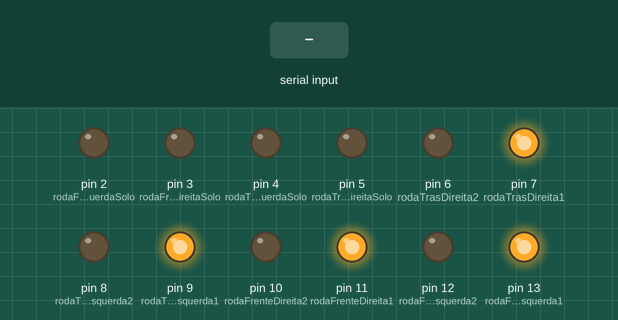
This sketch was run on a simulated Arduino Uno, built with avr-gcc and run on an emulated ATmega328P. On the bench: output pins drawn as LEDs (lit = HIGH). The test bench sets the inputs (shaded band).

Above: at 1.2 s.
1.3 s: "back" received over Serial
At 3.5 s:
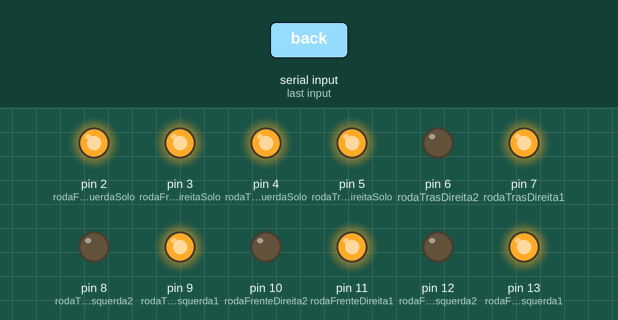
3.8 s: "righ" received over Serial
At 5.8 s:
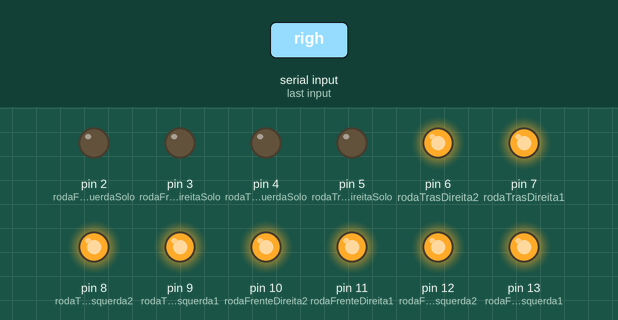
6.8 s: "left" received over Serial
At 8.2 s:
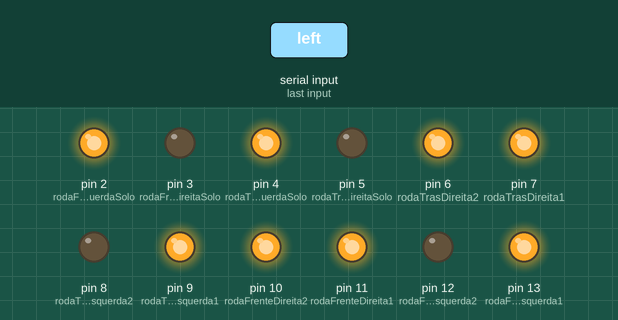
Timing chart, 0 to 9.8 s (numbered marks = the images above; inputs shaded):
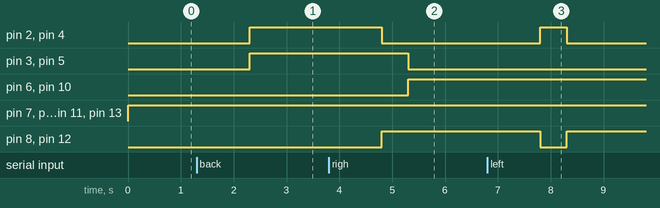

Measured:
- after the input at 1.3 s, pin 2 (rodaFrenteEsquerdaSolo), pin 3 (rodaFrenteDireitaSolo), pin 4 (rodaTrasEsquerdaSolo), pin 5 (rodaTrasDireitaSolo): LOW → HIGH after 1.0 s
- after the input at 3.8 s, pin 2 (rodaFrenteEsquerdaSolo), pin 4 (rodaTrasEsquerdaSolo): HIGH → LOW after 1.0 s; pin 3 (rodaFrenteDireitaSolo), pin 5 (rodaTrasDireitaSolo): HIGH → LOW after 1.5 s; pin 6 (rodaTrasDireita2), pin 10 (rodaFrenteDireita2): LOW → HIGH after 1.5 s; pin 8 (rodaTrasEsquerda2), pin 12 (rodaFrenteEsquerda2): LOW → HIGH after 1.0 s
- after the input at 6.8 s, pin 2 (rodaFrenteEsquerdaSolo), pin 4 (rodaTrasEsquerdaSolo): LOW → HIGH after 1.0 s, → LOW 0.50 s later; pin 8 (rodaTrasEsquerda2), pin 12 (rodaFrenteEsquerda2): HIGH → LOW after 1.0 s, → HIGH 0.50 s later

The sketch:

ReceiveCommand.ino
```cpp
int rodaFrenteEsquerda1 = 13;
int rodaFrenteEsquerda2 = 12;
int rodaFrenteEsquerdaSolo = 2;

int rodaFrenteDireita1 = 11;
int rodaFrenteDireita2 = 10;
int rodaFrenteDireitaSolo = 3;

int rodaTrasEsquerda1 = 9;
int rodaTrasEsquerda2 = 8;
int rodaTrasEsquerdaSolo = 4;

int rodaTrasDireita1 = 7;
int rodaTrasDireita2 = 6;
int rodaTrasDireitaSolo = 5;

void moverFrente() {
  digitalWrite(rodaFrenteEsquerdaSolo, LOW);
  digitalWrite(rodaFrenteEsquerda2, HIGH);
  digitalWrite(rodaFrenteDireitaSolo, LOW);
  digitalWrite(rodaFrenteDireita2, HIGH);

  digitalWrite(rodaTrasEsquerdaSolo, LOW);
  digitalWrite(rodaTrasEsquerda2, HIGH);
  digitalWrite(rodaTrasDireitaSolo, LOW);
  digitalWrite(rodaTrasDireita2, HIGH);
}

void moverTras() {
  digitalWrite(rodaFrenteEsquerdaSolo, HIGH);
  digitalWrite(rodaFrenteEsquerda2, LOW);
  digitalWrite(rodaFrenteDireitaSolo, HIGH);
  digitalWrite(rodaFrenteDireita2, LOW);

  digitalWrite(rodaTrasEsquerdaSolo, HIGH);
  digitalWrite(rodaTrasEsquerda2, LOW);
  digitalWrite(rodaTrasDireitaSolo, HIGH);
  digitalWrite(rodaTrasDireita2, LOW);
}

void virarDireita() {
  digitalWrite(rodaFrenteDireitaSolo, HIGH);
  digitalWrite(rodaFrenteDireita2, LOW);
  digitalWrite(rodaTrasDireitaSolo, HIGH);
  digitalWrite(rodaTrasDireita2, LOW);

  digitalWrite(rodaFrenteEsquerdaSolo, LOW);
  digitalWrite(rodaFrenteEsquerda2, HIGH);
  digitalWrite(rodaTrasEsquerdaSolo, LOW);
  digitalWrite(rodaTrasEsquerda2, HIGH);
}

void virarEsquerda() {
  digitalWrite(rodaFrenteEsquerdaSolo, HIGH);
  digitalWrite(rodaFrenteEsquerda2, LOW);
  digitalWrite(rodaTrasEsquerdaSolo, HIGH);
  digitalWrite(rodaTrasEsquerda2, LOW);

  digitalWrite(rodaFrenteDireitaSolo, LOW);
  digitalWrite(rodaFrenteDireita2, HIGH);
  digitalWrite(rodaTrasDireitaSolo, LOW);
  digitalWrite(rodaTrasDireita2, HIGH);
}

void setup()
{
  Serial.begin(9600);
  for (int i = 2; i < 14; i++) {
    pinMode(i, OUTPUT);
  }

  digitalWrite(rodaFrenteEsquerdaSolo, LOW);
  digitalWrite(rodaFrenteEsquerda2, LOW);
  digitalWrite(rodaFrenteDireitaSolo, LOW);
  digitalWrite(rodaFrenteDireita2, LOW);
  digitalWrite(rodaTrasEsquerdaSolo, LOW);
  digitalWrite(rodaTrasEsquerda2, LOW);
  digitalWrite(rodaTrasDireitaSolo, LOW);
  digitalWrite(rodaTrasDireita2, LOW);
}

void loop()
{
  digitalWrite(rodaFrenteEsquerda1, HIGH);
  digitalWrite(rodaFrenteDireita1, HIGH);
  digitalWrite(rodaTrasEsquerda1, HIGH);
  digitalWrite(rodaTrasDireita1, HIGH);

  while(Serial.available() == 0) {}
  String command = "";

  while (command != "stop") {
    command = Serial.readString();
    command.trim();

    int time = command.substring(4).toInt();
    command = command.substring(0, 4);

    if (command == "back") {
      moverTras();
    } else if (command == "righ") {
      virarDireita();
      delay(500);
      moverFrente();
    } else if (command == "left") {
      virarEsquerda();
      delay(500);
      moverFrente();
    }
    delay(time * 1000);
  }
}
```
